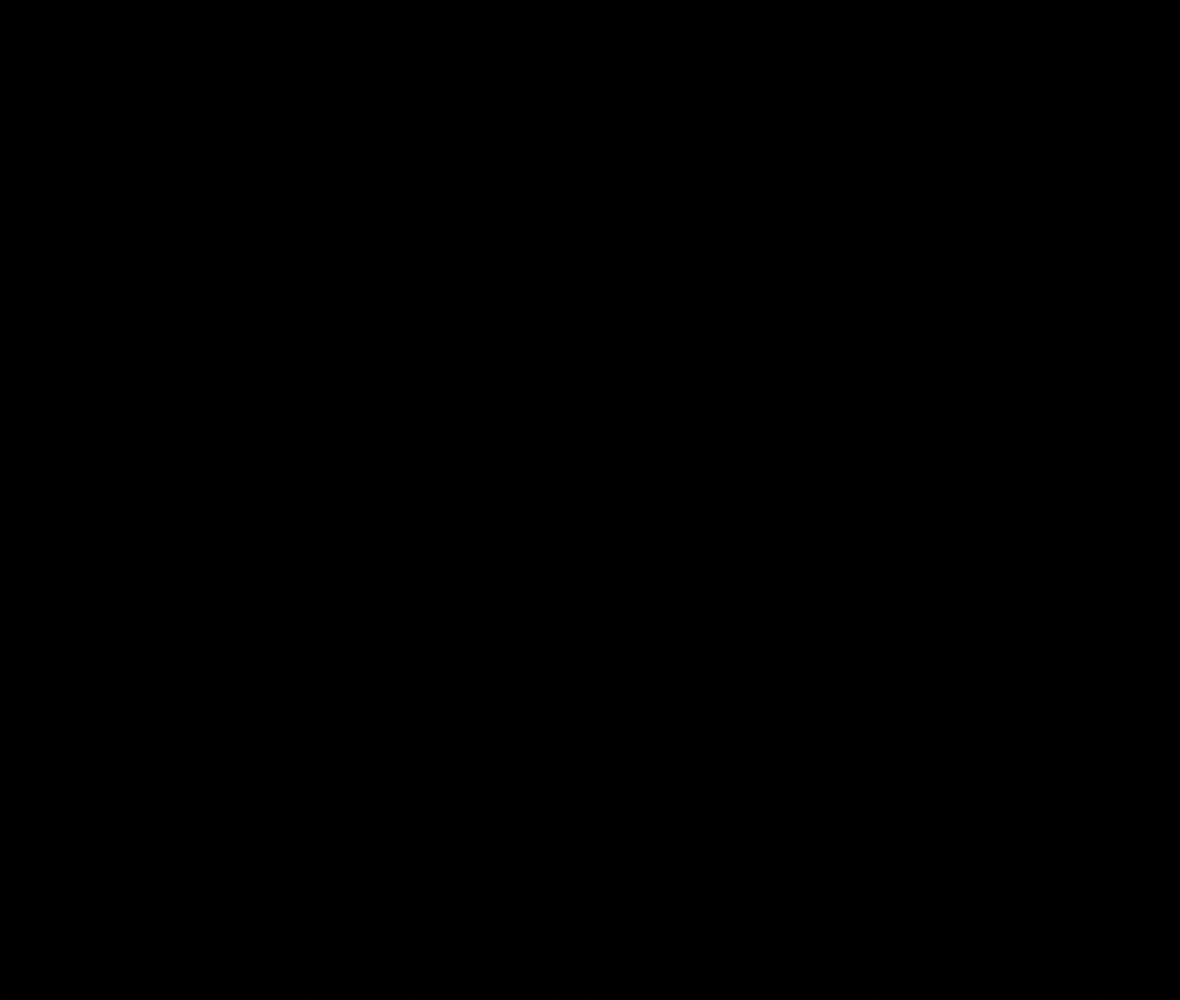
Frame 1 (no input)
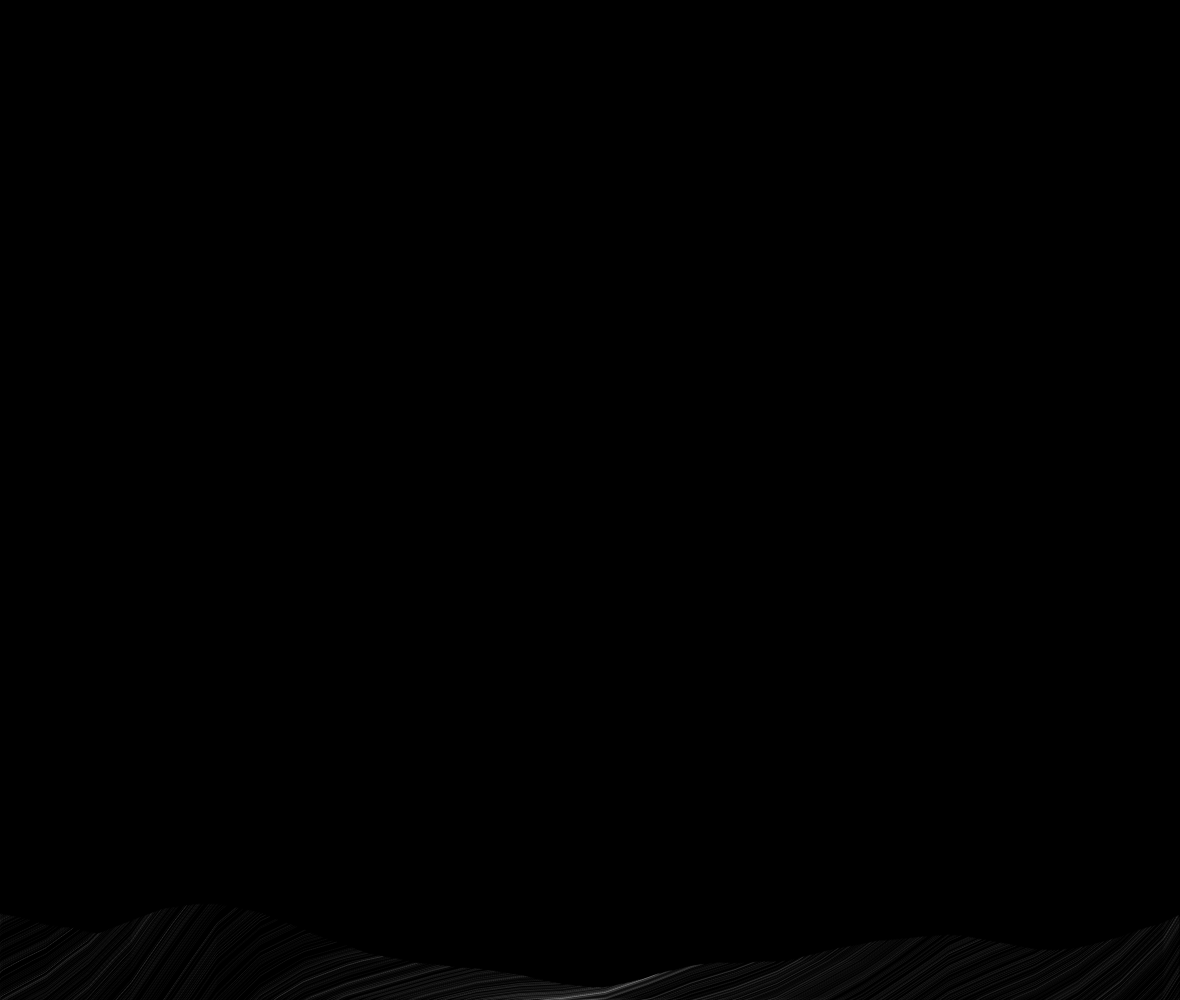
Frame 60 (no input)
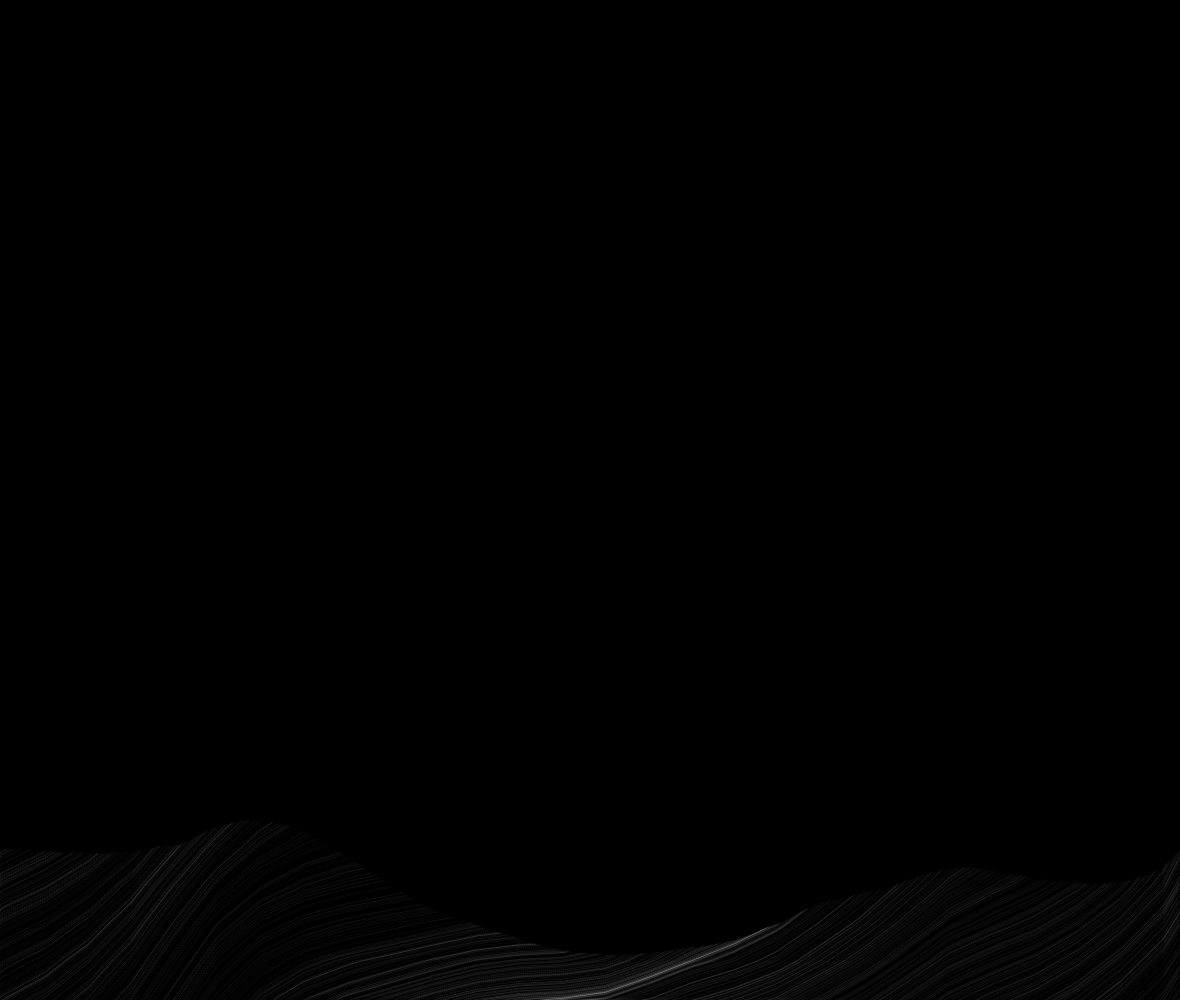
Frame 120 (the mouse pressed at the canvas centre since frame 60)

The p5.js sketch that drew these frames (run headless with seeded random() and noise() and a simulated clock; from frame 60 on, the mouse is pressed at the canvas centre):

// p5.js sketch
// ── sketch.js
var inc = 0.03;
var scl = 27;
var rows, cols;

var values = [];
var zoff = 0.00;

var particles = [];

function setup() {
  canvas = createCanvas(windowWidth - 20, windowHeight);
  canvas.position(0, 0);
  canvas.style('z-index', '-1');
  background(0);
  
  rows = floor(height/scl);
  cols = floor(width/scl);
  for (var i = 0; i < 700; i++) {
    particles.push(new Particle());
  }
}

function draw() {
  values = [];
  
  var xoff = 0;
  for (var j = 0; j < cols; j++) {
    var yoff = 0;
    for (var i = 0; i < rows; i++) {
       yoff += inc;
       var angle = noise(xoff, yoff, zoff) * TWO_PI;
       var vector = createVector(sin(angle), cos(angle));
       vector.normalize();
       vector.mult(8);
       values.push(vector);
       
       yoff += inc;
    }
    xoff += inc;
  }
  
  /*for (var j = 0; j < cols; j++) {
    for (var i = 0; i < rows; i++) {
      var vector = values[index(i, j)];
      //console.log(index(i, j));
      stroke(0);
      line(j * scl, i * scl, j * scl + vector.x, i * scl + vector.y);
    }
  }*/
  
  for (var i = 0; i < particles.length; i++) {
    var x = floor(particles[i].pos.x / cols);
    var y = floor(particles[i].pos.y / rows);
    var force = values[index(y, x)];
    particles[i].applyForce(force);
    particles[i].update();
    particles[i].show();
  }
  
  zoff += 0.00005;
}

function index(i, j) {
  return j + i * rows; 
}
// ── particle.js
function Particle() {
  this.pos = createVector(random(width), height);
  this.vel = createVector();
  this.acc = createVector();
  
  this.prev = this.pos.copy();
  
  this.maxVel = 2;
  
  this.update = function() {
    this.pos.add(this.vel);
    this.vel.add(this.acc);
    this.vel.limit(this.maxVel);
    this.acc.mult(0);
    
    this.edges();
  }
  
  this.show = function() {
    stroke(255, 7);
    strokeWeight(1);
    line(this.pos.x, this.pos.y, this.prev.x, this.prev.y);
    this.prev = this.pos.copy();
  }
  
  this.applyForce = function(force) {
    this.acc.add(force);
  }
  
  this.edges = function() {
    if (this.pos.x > width) { 
      this.pos.x = 0;
      this.prev = this.pos.copy();
    }
    if (this.pos.x < 0) { 
      this.pos.x = width;
      this.prev = this.pos.copy();
    }
    if (this.pos.y > height) { 
      this.pos.y = 0;
      this.prev = this.pos.copy();
    }
    if (this.pos.y < 0) { 
      this.pos.y = height;
      this.prev = this.pos.copy();
    }
  }
}
